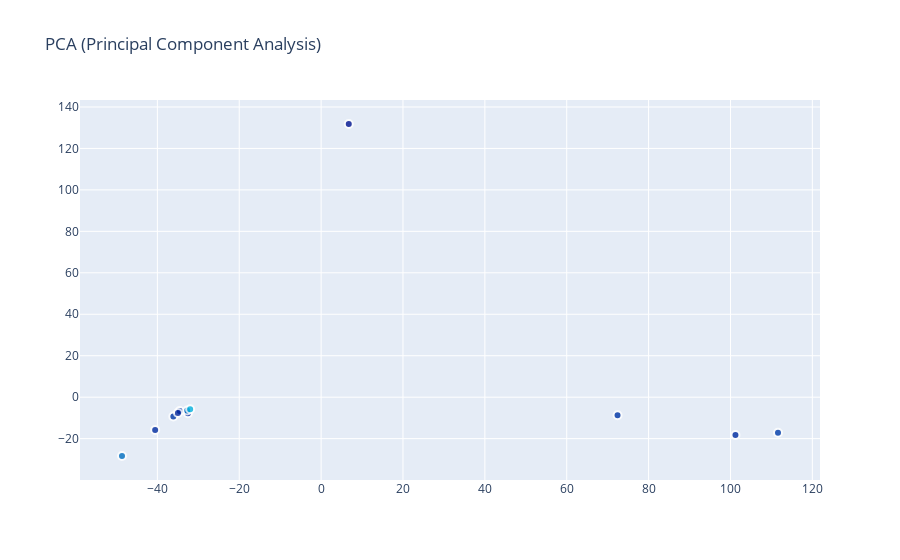

The notebook cell saved with this chart:
### Code cell
trace0 = go.Scatter(
    x = X_5d[:,0],
    y = X_5d[:,1],
    name = "Target",
    hoverinfo = 'all',
    mode = 'markers',
#     text = Target.unique(),
    showlegend = False,
    marker = dict(
        size = 8,
        color = Target,
        colorscale ='Jet',
        showscale = False,
        line = dict(
            width = 2,
            color = 'rgb(255, 255, 255)'
        ),
        opacity = 0.8
    )
)
data = [trace0]

layout = dict(title = 'PCA (Principal Component Analysis)',
              hovermode= 'closest',
              yaxis = dict(zeroline = False),
              xaxis = dict(zeroline = False),
              showlegend= True
             )

fig = dict(data=data, layout=layout)
py.iplot(fig, filename='styled-scatter')

### Figure 1 — Plotly figure (JSON) as saved in the notebook; plotly's stock layout.template omitted (floating-point values rounded to 4 significant figures; data arrays with more than 128 entries replaced by an {"elided": "..."} marker saying what was removed)
{"data": [{"hoverinfo": "all", "marker": {"color": {"elided": "9123 float values"}, "colorscale": [[0, "rgb(0,0,131)"], [0.2, "rgb(0,60,170)"], [0.4, "rgb(5,255,255)"], [0.6, "rgb(255,255,0)"], [0.8, "rgb(250,0,0)"], [1, "rgb(128,0,0)"]], "line": {"color": "rgb(255, 255, 255)", "width": 2}, "opacity": 0.8, "showscale": false, "size": 8}, "mode": "markers", "name": "Target", "showlegend": false, "type": "scatter", "x": [-48.64, -36.1, -34.53, -34.97, 6.761, 72.41, 101.2, 111.6, -40.54, -32.53, -32.71, -31.99], "y": [-28.37, -9.339, -6.686, -7.57, 131.8, -8.701, -18.25, -17.14, -15.77, -7.738, -6.403, -5.816]}], "layout": {"hovermode": "closest", "showlegend": true, "title": {"text": "PCA (Principal Component Analysis)"}, "xaxis": {"zeroline": false}, "yaxis": {"zeroline": false}}}
